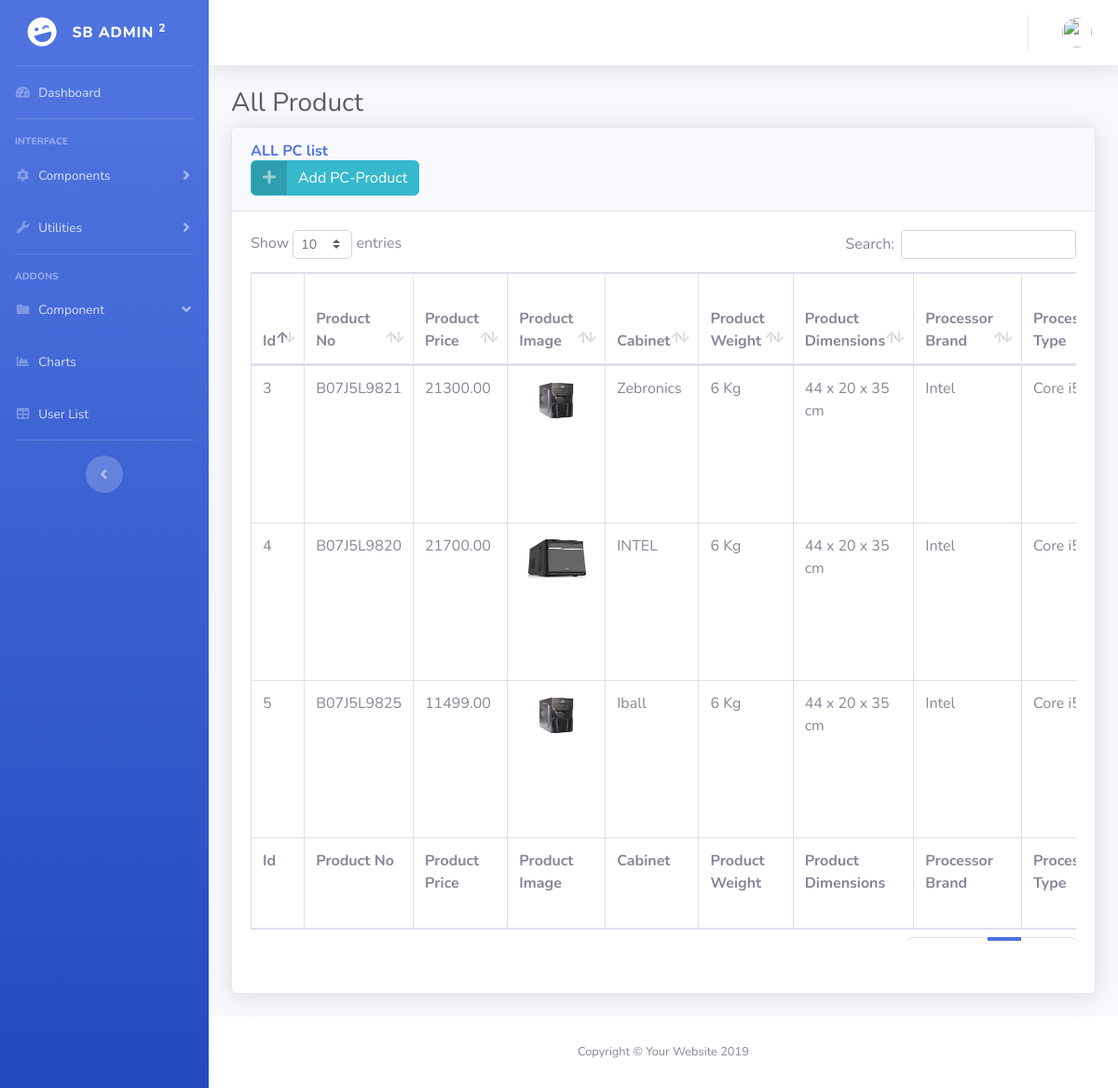
/admin/product_pc_list.php, run on the app's committed database.
### tables this page shows
CREATE TABLE `add_product_pc` (
  `id` int(100) NOT NULL,
  `product_no` varchar(100) NOT NULL,
  `product_price` double(10,2) NOT NULL,
  `product_img` varchar(100) NOT NULL,
  `cabinet` varchar(100) NOT NULL,
  `product_weight` varchar(100) NOT NULL,
  `product_dimensions` varchar(100) NOT NULL,
  `processor_brand` varchar(100) NOT NULL,
  `processor_type` varchar(100) NOT NULL,
  `ram_size` varchar(100) NOT NULL,
  `ram_type` varchar(100) NOT NULL,
  `hard_disk_size` varchar(100) NOT NULL,
  `hard_disk_tech` varchar(100) NOT NULL,
  `operating_system` varchar(100) NOT NULL,
  `g_card` varchar(100) NOT NULL,
  `additional_information` varchar(200) NOT NULL
);

### admin/system/adodb/adodb.inc.php (called while the page is built, shortened)
<?php
 if (!defined('_ADODB_LAYER')) {
	GLOBAL
		$ADODB_vers,
		$ADODB_COUNTRECS,
		$ADODB_CACHE_DIR,
		$ADODB_CACHE,
		$ADODB_CACHE_CLASS,
		$ADODB_EXTENSION,
		$ADODB_COMPAT_FETCH,
	 	$ADODB_FETCH_MODE,
		$ADODB_GETONE_EOF,
		$ADODB_QUOTE_FIELDNAMES;
	function ADODB_Setup()
	{
	GLOBAL
		$ADODB_vers,
		$ADODB_COUNTRECS,
		$ADODB_CACHE_DIR,
	 	$ADODB_FETCH_MODE,
		$ADODB_CACHE,
		$ADODB_CACHE_CLASS,
		$ADODB_FORCE_TYPE,
		$ADODB_GETONE_EOF,
		$ADODB_QUOTE_FIELDNAMES;
		$ADODB_FETCH_MODE = ADODB_FETCH_DEFAULT;
		if (!isset($ADODB_COUNTRECS)) $ADODB_COUNTRECS = true;
	}
	class ADOConnection {
	var $database = '';
	var $host = '';
	var $user = '';
	var $debug = false;
	var $true = '1';
	var $false = '0';
	var $fetchMode=false;
	var $bulkBind = false;
	var $_queryID = false;
	var $_bindInputArray = false;
	function PConnect($argHostname = "", $argUsername = "", $argPassword = "", $argDatabaseName = "")
	{
		if ($argHostname != "") $this->host = $argHostname;
		if ($argUsername != "") $this->user = $argUsername;
		if ($argDatabaseName != "") $this->database = $argDatabaseName;
		if ($rez = $this->_pconnect($this->host, $this->user, $argPassword, $this->database)) return true;
		return $ret;
	}
	function Execute($sql,$inputarr=false)
	{
		if ($inputarr) {
			if (!is_array($inputarr)) $inputarr = array($inputarr);
			$element0 = reset($inputarr);
			$array_2d = $this->bulkBind && is_array($element0) && !is_object(reset($element0));
			unset($element0);
			if (!is_array($sql) && !$this->_bindInputArray) {
				$sqlarr = explode('?',$sql);
				$nparams = sizeof($sqlarr)-1;
				if (!$array_2d) $inputarr = array($inputarr);
				foreach($inputarr as $arr) {
					$sql = ''; $i = 0;
					while(list(, $v) = each($arr)) {
						$sql .= $sqlarr[$i];
						$typ = gettype($v);
						if ($typ == 'string')
							$sql .= $this->qstr($v);
						else if ($typ == 'double')
							$sql .= str_replace(',','.',$v);
						else if ($typ == 'boolean')
							$sql .= $v ? $this->true : $this->false;
						else if ($typ == 'object') {
							if (method_exists($v, '__toString')) $sql .= $this->qstr($v->__toString());
							else $sql .= $this->qstr((string) $v);
						} else if ($v === null)
							$sql .= 'NULL';
						else
							$sql .= $v;
						$i += 1;
						if ($i == $nparams) break;
					}
					if (isset($sqlarr[$i])) {
						$sql .= $sqlarr[$i];
						if ($i+1 != sizeof($sqlarr)) $this->outp_throw( "Input Array does not match ?: ".htmlspecialchars($sql),'Execute');
					} else if ($i != sizeof($sqlarr))
						$this->outp_throw( "Input array does not match ?: ".htmlspecialchars($sql),'Execute');
					$ret = $this->_Execute($sql);
					if (!$ret) return $ret;
				}
			} else {
				if ($array_2d) {
					if (is_string($sql))
						$stmt = $this->Prepare($sql);
					else
						$stmt = $sql;
					foreach($inputarr as $arr) {
						$ret = $this->_Execute($stmt,$arr);
						if (!$ret) return $ret;
					}
				} else {
					$ret = $this->_Execute($sql,$inputarr);
				}
			}
		} else {
			$ret = $this->_Execute($sql,false);
		}
		return $ret;
	}
	function _Execute($sql,$inputarr=false)
	{
		if ($this->debug) {
			global $ADODB_INCLUDED_LIB;
			if (empty($ADODB_INCLUDED_LIB)) include(ADODB_DIR.'/adodb-lib.inc.php');
			$this->_queryID = _adodb_debug_execute($this, $sql,$inputarr);
		} else {
			$this->_queryID = @$this->_query($sql,$inputarr);
		}
		$rs = new $rsclass($this->_queryID,$this->fetchMode);
		$rs->connection = $this;
		$rs->Init();
		if (is_array($sql)) $rs->sql = $sql[0];
		else $rs->sql = $sql;
		return $rs;
	}
}
	class ADORecordSet implements IteratorAggregate {
	var $_numOfRows = -1;
	var $_numOfFields = -1;
	var $_currentRow = -1;
	var $_closed = false;
	function ADORecordSet($queryID)
	{
		$this->_queryID = $queryID;
	}
	function Init()
	{
		if ($this->_numOfRows != 0 && $this->_numOfFields && $this->_currentRow == -1) {
			$this->_currentRow = 0;
			if ($this->EOF = ($this->_fetch() === false)) {
				$this->_numOfRows = 0;
			}
		} else {
			$this->EOF = true;
		}
	}
	function Close()
	{
		if (!$this->_closed) {
			$this->_closed = true;
			return $this->_close();
		} else
			return true;
	}
	function RecordCount() {return $this->_numOfRows;}
}
	function ADOLoadCode($dbType)
	{
		$db = strtolower($dbType);
		switch ($db) {
			default:
				$class = $db; break;
		}
		$file = ADODB_DIR."/drivers/adodb-".$db.".inc.php";
		if (class_exists("ADODB_" . $class)) return $class;
		return false;
	}
	function ADONewConnection($db='')
	{
	GLOBAL $ADODB_NEWCONNECTION, $ADODB_LASTDB;
		$errorfn = (defined('ADODB_ERROR_HANDLER')) ? ADODB_ERROR_HANDLER : false;
		if(empty($obj)) {
			if (!isset($ADODB_LASTDB)) $ADODB_LASTDB = '';
			if ($db != $ADODB_LASTDB) $db = ADOLoadCode($db);
			$cls = 'ADODB_'.$db;
			$obj = new $cls();
		}
		return $obj;
	}
}
?>

### admin/system/database.php (called while the page is built, shortened)
<?php
include ('adodb/adodb.inc.php');
class clsConnection
{
    private $db_host;
    private $db_user;
    private $db_pwd;
    private $db_name;
    private $dbLink;
    function clsConnection()
    {
        if (strstr($_SERVER['HTTP_HOST'], "192.168.1.") || $_SERVER['HTTP_HOST'] =="localhost")
        {
            $this->db_host = "localhost";
            $this->db_user = "root";
            $this->db_pwd = "";
            $this->db_name = "tilottama_tech";
        }
        else
        {
            $this->db_host = "localhost";
            $this->db_user = "root";
            $this->db_pwd = "";
            $this->db_name = "reborndb";
        }
        $this->dbLink = ADONewConnection('mysqli');
        $this->dbLink->PConnect($this->db_host, $this->db_user, $this->db_pwd, $this->db_name);
    }
    public function GetAllRows($sqlQuery = "")
    {
        $recordSet = $this->dbLink->Execute($sqlQuery);
        $rows = array();
        if (!$recordSet)
        {
            print $this->dbLink->ErrorMsg();
        }
        else
        {
            while (!$recordSet->EOF)
            {
                $rows[] = $recordSet->fields;
                $recordSet->MoveNext();
            }
        }
        return $rows;
    }
}
?>

### admin/system/adodb/drivers/adodb-mysqli.inc.php (called while the page is built, shortened)
<?php
if (! defined("_ADODB_MYSQLI_LAYER")) {
class ADODB_mysqli extends ADOConnection {
	var $clientFlags = 0;
	var $port = false;
	var $socket = false;
	var $optionFlags = array(array(MYSQLI_READ_DEFAULT_GROUP,0));
  	var $multiQuery = false;
	function _connect($argHostname = NULL,
			  $argUsername = NULL,
			  $argPassword = NULL,
			  $argDatabasename = NULL, $persist=false)
	  {
	    $this->_connectionID = @mysqli_init();
		foreach($this->optionFlags as $arr) {
			mysqli_options($this->_connectionID,$arr[0],$arr[1]);
		}
		if ($persist && PHP_VERSION > 5.2 && strncmp($argHostname,'p:',2) != 0) $argHostname = 'p:'.$argHostname;
		$ok = mysqli_real_connect($this->_connectionID,
 				    $argHostname,
 				    $argUsername,
 				    $argPassword,
 				    $argDatabasename,
					$this->port,
					$this->socket,
					$this->clientFlags);
		if ($ok) {
	 		if ($argDatabasename)  return $this->SelectDB($argDatabasename);
 			return true;
 	   } else {
			if ($this->debug)
		  		ADOConnection::outp("Could't connect : "  . $this->ErrorMsg());
			$this->_connectionID = null;
			return false;
	   }
	}
	function _pconnect($argHostname, $argUsername, $argPassword, $argDatabasename)
	{
		return $this->_connect($argHostname, $argUsername, $argPassword, $argDatabasename, true);
	}
	function SelectDB($dbName)
	{
	    if ($this->_connectionID) {
        	$result = @mysqli_select_db($this->_connectionID, $dbName);
			return $result;
		}
	    return false;
	}
	function _query($sql, $inputarr)
	{
	global $ADODB_COUNTRECS;
		if ($this->multiQuery) {
			$rs = mysqli_multi_query($this->_connectionID, $sql.';');
			if ($rs) {
				$rs = ($ADODB_COUNTRECS) ? @mysqli_store_result( $this->_connectionID ) : @mysqli_use_result( $this->_connectionID );
				return $rs ? $rs : true;
			}
		} else {
			$rs = mysqli_query($this->_connectionID, $sql, $ADODB_COUNTRECS ? MYSQLI_STORE_RESULT : MYSQLI_USE_RESULT);
			if ($rs) return $rs;
		}
		return false;
	}
}
class ADORecordSet_mysqli extends ADORecordSet{
	function ADORecordSet_mysqli($queryID, $mode = false)
	{
	  if ($mode === false)
	   {
	      global $ADODB_FETCH_MODE;
	      $mode = $ADODB_FETCH_MODE;
	   }
	  switch ($mode)
	    {
	    case ADODB_FETCH_DEFAULT:
	    case ADODB_FETCH_BOTH:
	    default:
	      $this->fetchMode = MYSQLI_BOTH;
	      break;
	    }
	}
	function _initrs()
	{
	global $ADODB_COUNTRECS;
		$this->_numOfRows = $ADODB_COUNTRECS ? @mysqli_num_rows($this->_queryID) : -1;
		$this->_numOfFields = @mysqli_num_fields($this->_queryID);
	}
	function MoveNext()
	{
		$this->fields = @mysqli_fetch_array($this->_queryID,$this->fetchMode);
		if (is_array($this->fields)) return true;
		$this->EOF = true;
		return false;
	}
	function _fetch()
	{
		$this->fields = mysqli_fetch_array($this->_queryID,$this->fetchMode);
	  	return is_array($this->fields);
	}
	function _close()
	{
	  	$this->_queryID = false;
	}
}
}
?>

### admin/employee.cls.php (called while the page is built, shortened)
<?php
class component_inc{
private $db_con;
function component_inc()
       {
        $this->db_con=new clsConnection;
       }
   function getProductPCList(){
    $sSql = "SELECT * FROM add_product_pc";
        $rows = $this->db_con->GetAllRows($sSql);
        return $rows;
   }
    }
?>

### admin/product_pc_list.php (the view, shortened to what this page needs)
<?php
include ('system/database.php');
include ('employee.cls.php');
$obj_comp = new component_inc ;
$rowProductPCList = $obj_comp->getProductPCList()
?>
<!DOCTYPE html>
<html lang="en">
<head>
  <link href="vendor/fontawesome-free/css/all.min.css" rel="stylesheet" type="text/css">
  <link href="css/sb-admin-2.min.css" rel="stylesheet">
  <link href="vendor/datatables/dataTables.bootstrap4.min.css" rel="stylesheet">
</head>
<body id="page-top">
  <div id="wrapper">
    <ul class="navbar-nav bg-gradient-primary sidebar sidebar-dark accordion" id="accordionSidebar">
<a class="sidebar-brand d-flex align-items-center justify-content-center" href="index.html">
  <div class="sidebar-brand-icon rotate-n-15">
    <i class="fas fa-laugh-wink"></i>
  </div>
  <div class="sidebar-brand-text mx-3">SB Admin <sup>2</div>
</a>
<hr class="sidebar-divider my-0">
<li class="nav-item">
  <a class="nav-link" href="index.html">
    <i class="fas fa-fw fa-tachometer-alt"></i>
    <span>Dashboard</span></a>
</li>
<hr class="sidebar-divider">
<div class="sidebar-heading">
  Interface
</div>
<li class="nav-item">
  <a class="nav-link collapsed" href="#" data-toggle="collapse" data-target="#collapseTwo" aria-expanded="true" aria-controls="collapseTwo">
    <i class="fas fa-fw fa-cog"></i>
    <span>Components</span>
  </a>
</li>
<li class="nav-item">
  <a class="nav-link collapsed" href="#" data-toggle="collapse" data-target="#collapseUtilities" aria-expanded="true" aria-controls="collapseUtilities">
    <i class="fas fa-fw fa-wrench"></i>
    <span>Utilities</span>
  </a>
</li>
<hr class="sidebar-divider">
<div class="sidebar-heading">
  Addons
</div>
<li class="nav-item">
  <a class="nav-link " href="#" data-toggle="collapse" data-target="#collapsePages" aria-expanded="true" aria-controls="collapsePages">
    <i class="fas fa-fw fa-folder"></i>
    <span>Component</span>
  </a>
</li>
<li class="nav-item">
  <a class="nav-link" href="charts.html">
    <i class="fas fa-fw fa-chart-area"></i>
    <span>Charts</span></a>
</li>
<li class="nav-item">
  <a class="nav-link" href="user_list.php">
    <i class="fas fa-fw fa-table"></i>
    <span>User List</span></a>
</li>
<hr class="sidebar-divider d-none d-md-block">
<div class="text-center d-none d-md-inline">
  <button class="rounded-circle border-0" id="sidebarToggle"></button>
</div>
</ul>
    <div id="content-wrapper" class="d-flex flex-column">
      <div id="content">
        <nav class="navbar navbar-expand navbar-light bg-white topbar mb-4 static-top shadow">
<ul class="navbar-nav ml-auto">
  <li class="nav-item dropdown no-arrow">
    <a class="nav-link dropdown-toggle" href="#" id="userDropdown" role="button" data-toggle="dropdown" aria-haspopup="true" aria-expanded="false">
      <img class="img-profile rounded-circle" src="https://source.unsplash.com/QAB-WJcbgJk/60x60">
    </a>
  </li>
</ul>
</nav>
        <div class="container-fluid">
          <h1 class="h3 mb-2 text-gray-800">All Product</h1>
          <div class="card shadow mb-4">
            <div class="card-header py-3">
              <h6 class="m-0 font-weight-bold text-primary">ALL PC list</h6>
              <a href="add_pc.php" class="btn btn-info btn-icon-split">
                    <span class="icon text-white-50">
                      <i class="fa fa-plus"></i>
                    </span>
                    <span class="text">Add PC-Product</span>
                  </a>
            </div>
            <div class="card-body">
              <div class="table-responsive">
                <table class="table table-bordered" id="dataTable" width="100%" cellspacing="0">
                  <thead>
                  <tr>
                      <th>Id</th>
                      <th>Product No</th>
                      <th>Product Price</th>
                      <th>Product Image</th>
                      <th>Cabinet</th>
                      <th>Product Weight</th>
                      <th>Product Dimensions</th>
                      <th>Processor Brand</th>
                      <th>Processor Type</th>
                    </tr>
                  </thead>
                  <tfoot>
                    <tr>
                      <th>Id</th>
                      <th>Product No</th>
                      <th>Product Price</th>
                      <th>Product Image</th>
                      <th>Cabinet</th>
                      <th>Product Weight</th>
                      <th>Product Dimensions</th>
                      <th>Processor Brand</th>
                      <th>Processor Type</th>
                    </tr>
                  </tfoot>
                  <tbody>
                  <?php
                foreach ($rowProductPCList as  $row_product_pc_list) {
                ?>
                    <tr>
                      <td><?php echo $row_product_pc_list['id'];?></td>
                      <td><?php echo $row_product_pc_list['product_no'];?></td>
                      <td><?php echo $row_product_pc_list['product_price'];?></td>
                      <td><img src ="upload/<?php echo $row_product_pc_list['product_img'];?>" height=50 width=80 /> </td>
                      <td><?php echo $row_product_pc_list['cabinet'];?></td>
                      <td><?php echo $row_product_pc_list['product_weight'];?></td>
                      <td><?php echo $row_product_pc_list['product_dimensions'];?></td>
                      <td><?php echo $row_product_pc_list['processor_brand'];?></td>
                      <td><?php echo $row_product_pc_list['processor_type'];?></td>
                    </tr>
                    <?php
                       }
                      ?>
                  </tbody>
                </table>
              </div>
            </div>
          </div>
        </div>
      </div>
      <footer class="sticky-footer bg-white">
        <div class="container my-auto">
          <div class="copyright text-center my-auto">
            <span>Copyright &copy; Your Website 2019</span>
          </div>
        </div>
      </footer>
    </div>
  </div>
</body>
</html>

### data on the page
add_product_pc: id "3", product_no "B07J5L9821", product_price "21300.00", product_img (picture), cabinet "Zebronics", product_weight "6 Kg", product_dimensions "44 x 20 x 35 cm", processor_brand "Intel", processor_type "Core…"
add_product_pc: id "4", product_no "B07J5L9820", product_price "21700.00", product_img (picture), cabinet "INTEL", product_weight "6 Kg", product_dimensions "44 x 20 x 35 cm", processor_brand "Intel", processor_type "Core…"
add_product_pc: id "5", product_no "B07J5L9825", product_price "11499.00", product_img (picture), cabinet "Iball", product_weight "6 Kg", product_dimensions "44 x 20 x 35 cm", processor_brand "Intel", processor_type "Core…"
